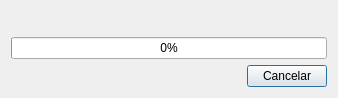
<?xml version="1.0" encoding="UTF-8"?>
<ui version="4.0">
 <class>Dialog</class>
 <widget class="QDialog" name="Dialog">
  <property name="geometry">
   <rect>
    <x>0</x>
    <y>0</y>
    <width>338</width>
    <height>98</height>
   </rect>
  </property>
  <property name="maximumSize">
   <size>
    <width>338</width>
    <height>98</height>
   </size>
  </property>
  <property name="windowTitle">
   <string/>
  </property>
  <layout class="QGridLayout" name="gridLayout">
   <item row="1" column="0">
    <widget class="QProgressBar" name="progressBar">
     <property name="value">
      <number>0</number>
     </property>
     <property name="textVisible">
      <bool>true</bool>
     </property>
    </widget>
   </item>
   <item row="2" column="0" alignment="Qt::AlignmentFlag::AlignRight">
    <widget class="QPushButton" name="pushButton_cancel">
     <property name="sizePolicy">
      <sizepolicy hsizetype="Maximum" vsizetype="Fixed">
       <horstretch>0</horstretch>
       <verstretch>0</verstretch>
      </sizepolicy>
     </property>
     <property name="text">
      <string>Cancelar</string>
     </property>
    </widget>
   </item>
   <item row="0" column="0">
    <widget class="QLabel" name="label">
     <property name="font">
      <font>
       <pointsize>9</pointsize>
       <bold>false</bold>
      </font>
     </property>
     <property name="text">
      <string/>
     </property>
     <property name="alignment">
      <set>Qt::AlignmentFlag::AlignCenter</set>
     </property>
    </widget>
   </item>
  </layout>
 </widget>
 <resources/>
 <connections/>
</ui>
